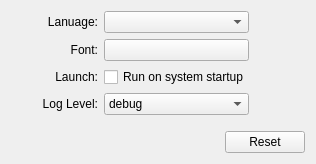
     <widget class="QWidget" name="tabGeneral">
      <attribute name="title">
       <string>General</string>
      </attribute>
      <layout class="QHBoxLayout" name="horizontalLayout_2">
       <item>
        <widget class="QWidget" name="widget_2" native="true">
         <layout class="QGridLayout" name="gridLayout" columnstretch="7,3,4">
          <property name="leftMargin">
           <number>0</number>
          </property>
          <property name="topMargin">
           <number>0</number>
          </property>
          <property name="rightMargin">
           <number>0</number>
          </property>
          <property name="bottomMargin">
           <number>0</number>
          </property>
          <item row="0" column="0">
           <widget class="QLabel" name="label">
            <property name="text">
             <string>Lanuage:</string>
            </property>
            <property name="alignment">
             <set>Qt::AlignRight|Qt::AlignTrailing|Qt::AlignVCenter</set>
            </property>
           </widget>
          </item>
          <item row="2" column="0">
           <widget class="QLabel" name="label_3">
            <property name="text">
             <string>Launch:</string>
            </property>
            <property name="alignment">
             <set>Qt::AlignRight|Qt::AlignTrailing|Qt::AlignVCenter</set>
            </property>
           </widget>
          </item>
          <item row="0" column="1">
           <widget class="QComboBox" name="cbLanuage"/>
          </item>
          <item row="3" column="1">
           <widget class="QComboBox" name="cbLogLevel">
            <item>
             <property name="text">
              <string>debug</string>
             </property>
            </item>
            <item>
             <property name="text">
              <string>trace</string>
             </property>
            </item>
            <item>
             <property name="text">
              <string>info</string>
             </property>
            </item>
            <item>
             <property name="text">
              <string>warn</string>
             </property>
            </item>
            <item>
             <property name="text">
              <string>error</string>
             </property>
            </item>
            <item>
             <property name="text">
              <string>critical</string>
             </property>
            </item>
            <item>
             <property name="text">
              <string>off</string>
             </property>
            </item>
           </widget>
          </item>
          <item row="1" column="0">
           <widget class="QLabel" name="label_2">
            <property name="text">
             <string>Font:</string>
            </property>
            <property name="alignment">
             <set>Qt::AlignRight|Qt::AlignTrailing|Qt::AlignVCenter</set>
            </property>
           </widget>
          </item>
          <item row="0" column="2">
           <spacer name="horizontalSpacer">
            <property name="orientation">
             <enum>Qt::Horizontal</enum>
            </property>
            <property name="sizeType">
             <enum>QSizePolicy::Preferred</enum>
            </property>
            <property name="sizeHint" stdset="0">
             <size>
              <width>40</width>
              <height>20</height>
             </size>
            </property>
           </spacer>
          </item>
          <item row="4" column="1">
           <spacer name="verticalSpacer">
            <property name="orientation">
             <enum>Qt::Vertical</enum>
            </property>
            <property name="sizeType">
             <enum>QSizePolicy::Expanding</enum>
            </property>
            <property name="sizeHint" stdset="0">
             <size>
              <width>20</width>
              <height>10</height>
             </size>
            </property>
           </spacer>
          </item>
          <item row="1" column="1">
           <widget class="QPushButton" name="btnFont">
            <property name="styleSheet">
             <string notr="true">text-align: left</string>
            </property>
            <property name="text">
             <string/>
            </property>
           </widget>
          </item>
          <item row="2" column="1">
           <widget class="QCheckBox" name="cbAutoRun">
            <property name="text">
             <string>Run on system startup</string>
            </property>
           </widget>
          </item>
          <item row="5" column="0" colspan="3">
           <widget class="QWidget" name="widget" native="true">
            <layout class="QHBoxLayout" name="horizontalLayout" stretch="0,0">
             <property name="leftMargin">
              <number>0</number>
             </property>
             <property name="topMargin">
              <number>0</number>
             </property>
             <property name="rightMargin">
              <number>0</number>
             </property>
             <property name="bottomMargin">
              <number>0</number>
             </property>
             <item>
              <spacer name="horizontalSpacer_2">
               <property name="orientation">
                <enum>Qt::Horizontal</enum>
               </property>
               <property name="sizeHint" stdset="0">
                <size>
                 <width>214</width>
                 <height>20</height>
                </size>
               </property>
              </spacer>
             </item>
             <item>
              <widget class="QPushButton" name="generalReset">
               <property name="text">
                <string>Reset</string>
               </property>
              </widget>
             </item>
            </layout>
           </widget>
          </item>
          <item row="3" column="0">
           <widget class="QLabel" name="label_4">
            <property name="text">
             <string>Log Level:</string>
            </property>
            <property name="alignment">
             <set>Qt::AlignRight|Qt::AlignTrailing|Qt::AlignVCenter</set>
            </property>
           </widget>
          </item>
         </layout>
        </widget>
       </item>
      </layout>
     </widget>
